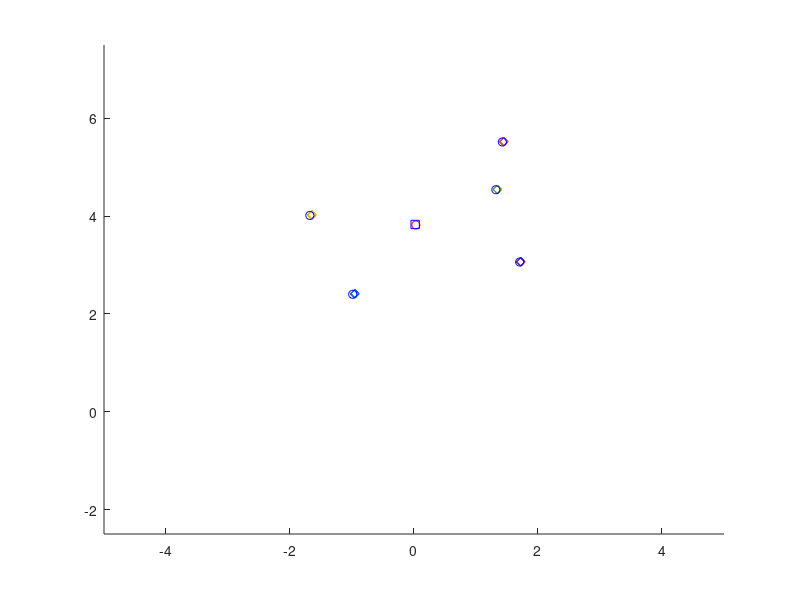

The MATLAB source for this figure:
close all
clear

% parameters
num = 5;
dim = 2;
L =  [4    -1    -1    -1    -1;
    -1     3    -1    -1     0;
    -1    -1     3     0    -1;
    -1    -1     0     3    -1;
    -1     0    -1    -1     3];
P = diag([kron(ones(1,num-1),[1,zeros(1,num)]),1]);
Pd = kron(P,eye(dim));
Ld = kron(L,eye(num*dim));
w = rand(num,1);
w = w/sum(w);
wd = kron(w,eye(dim));
% states
x = rand(num,dim)'*5;
xs = wd'*x(:);
xh = blkdiag(x(:,1),x(:,2),x(:,3),x(:,4),x(:,5));
xd = [0;0];
u = zeros(size(x));
dxh = zeros(size(xh));
dxd = zeros(size(xd));
uh = dxh;
% plot
gca; axis([-1 1 -0.5 1.5]*5);hold on
fxd = plot(xd(1,:),xd(2,:),'ro');
fxs = plot(xs(1,:),xs(2,:),'bs');
fxh = plot(xh(1,:),xh(2,:),'d',xh(3,:),xh(4,:),'d',xh(5,:),xh(6,:),'d',xh(7,:),xh(8,:),'d',xh(9,:),xh(10,:),'d');
fx = plot(x(1,:),x(2,:),'bo');hold off
% simu
dt = 0.01;
T = 30;
loop = 0;
for t=0:dt:T
    loop = loop+1;
    dxd = ones(size(dxd)).*[cos(pi*t/2);sin(pi*t/2)]*3;
    % estimation
    kc = 1; ko = kc*num/3+1;
    dxh(:) = -ko*Ld*xh(:)+ko*Pd*(kron(ones(num,1),x(:))-xh(:))+uh(:);
    % control
    for i=1:num
        for j=1:num
            uh((i-1)*dim+(1:2),j) = w(i)/(w'*w)*(dxd-kc*(wd'*xh(:,j)-xd));
            if i==j
               u(:,j) = uh((i-1)*dim+(1:2),j);
            end
        end
    end
    % save
    tdata(loop) = t;
    xdata(:,:,loop) = x;
    % animate
    set(fxd,'xdata',xd(1,:),'ydata',xd(2,:));
    set(fxs,'xdata',xs(1,:),'ydata',xs(2,:));
    for i=1:num
        set(fxh(i),'xdata',xh(dim*(i-1)+1,:),'ydata',xh(dim*i,:));
    end
    set(fx,'xdata',x(1,:),'ydata',x(2,:));
    drawnow
    % update
    x = x+u*dt;
    xh = xh+dxh*dt;
    xd = xd+dxd*dt;
    xs = wd'*x(:);
end
